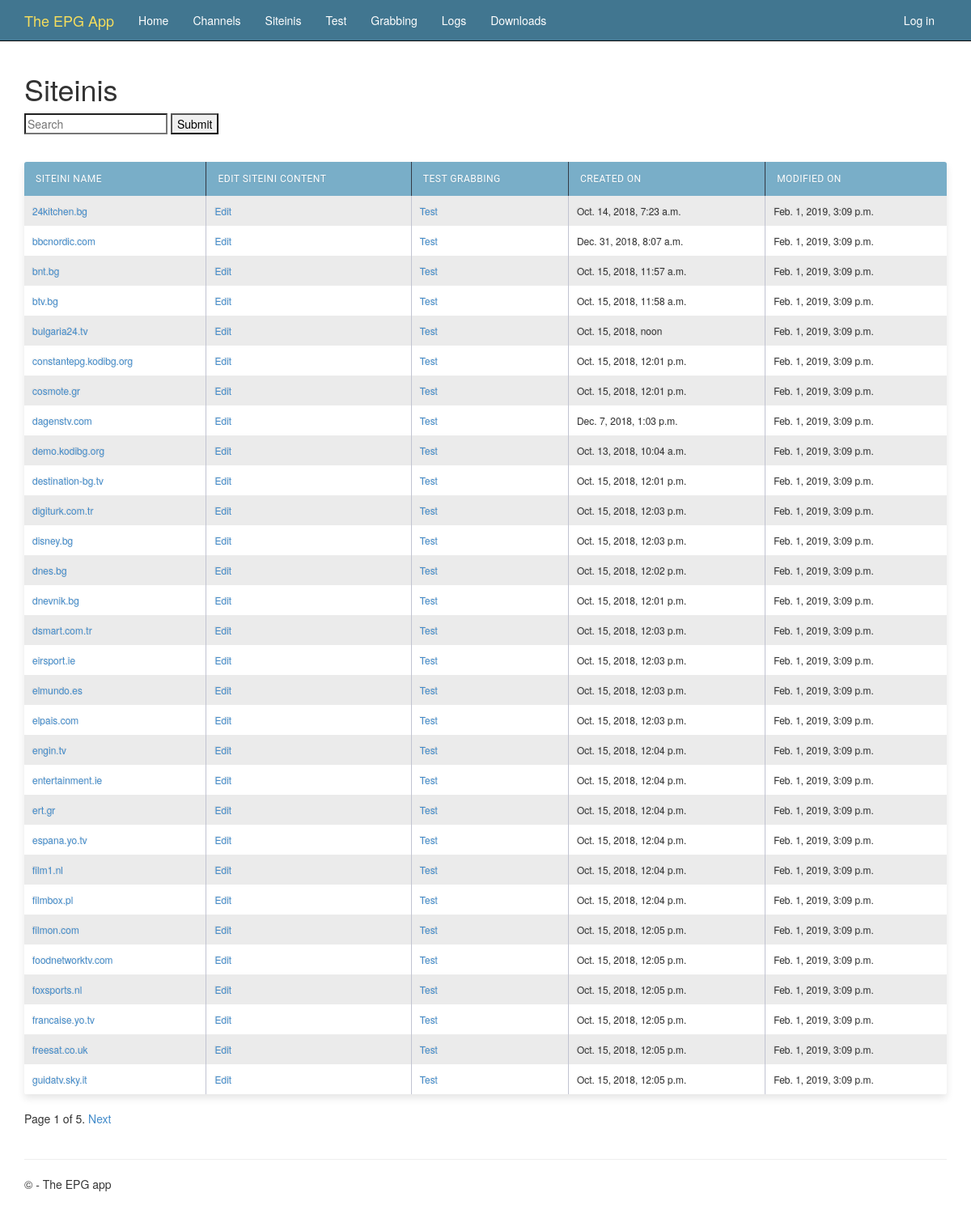
/siteinis/, run on the app's committed database.
### epgapp/models.py (models this page shows, shortened)
class Siteini(models.Model):
  import uuid
  name     = models.CharField('Name of siteini file', max_length=32)
  slug     = models.SlugField('Slug', unique=False, default="", help_text='How it appears in URL')
  enabled  = models.BooleanField(default=True)
  content  = models.TextField()
  created  = models.DateTimeField(auto_now_add=True)
  modified = models.DateTimeField(auto_now=True)
  def get_absolute_url(self):
    return reverse('siteini-detail', args=[str(self.slug)])
  class Meta:
    ordering = ['name']
    verbose_name_plural = '       Siteinis'

### epgapp/views.py (the view)
# urls.py: url(r'^siteinis/$', epgapp.views.SiteiniListView.as_view(), name='siteini-list'),
class SiteiniListView(ListView):
    model = Siteini
    paginate_by = 30
    def get_context_data(self, **kwargs):
        context = super().get_context_data(**kwargs)
        context['now'] = timezone.now()
        return context
    def get_queryset(self):
      result = super(SiteiniListView, self).get_queryset()
      q = self.request.GET.get('q')
      if q:
        result = result.filter(name__icontains=q)
      return result

### epgapp/templates/epgapp/siteini_list.html (shortened to what this page needs)
{% extends "layout.html" %}
{% block content %}
<h1>Siteinis</h1>
<form id="searchform" action="{% url 'siteini-list' %}" method="GET" accept-charset="utf-8">
    <input class="searchfield" id="searchbox" name="q" type="text" placeholder="Search">
    <input class="" type="submit" value="Submit"/>
</form>
<br />
<table class="maintable">
    <thead>
        <tr>
            <th>Siteini name</th>
            <th>Edit siteini content</th>
            <th>Test grabbing</th>
            <th>Created on</th>
            <th>Modified on</th>
        </tr>
    </thead>
    <tbody>
    {% for o in object_list %}
        {% if o.enabled %}
        <tr>
            <td><a href="{{ o.get_absolute_url }}">{{ o.name }}</a></td>
            <td><a href="{% url 'admin:epgapp_siteini_change' o.id %}">Edit</a></td>
            <td><a href="{% url 'siteini-test' %}#{{o.name}}">Test</a></td>
            <td>{{ o.created }}</td>
            <td>{{ o.modified }}</td>
        </tr>
        {% endif %}
    {% empty %}
        <tr><td colspan="3">No stats yet.</td></tr>
    {% endfor %}
    </tbody>
</table>
{% if is_paginated %}
    <div class="pagination">
        <span class="page-links">
            <span class="page-current">
                Page {{ page_obj.number }} of {{ page_obj.paginator.num_pages }}.
            </span>
            {% if page_obj.has_next %}
                <a href="{% url 'siteini-list' %}?page={{ page_obj.next_page_number }}">Next</a>
            {% endif %}
        </span>
    </div>
{% endif %}
{% endblock %}

### epgapp/static/content/site.css (style rules this page uses)
body { padding-top: 50px; padding-bottom: 20px; }
input, select, textarea { max-width: 280px; }
table.maintable { width: 100%; background: white; border-radius: 3px; border-collapse: collapse; height: 320px; margin: auto; padding: 5px; box-shadow: 0 5px 10px rgba(0, 0, 0, 0.1); animation: float 5s infinite; }
table.maintable th { font-family: "Roboto","Lucida Grande","DejaVu Sans","Bitstream Vera Sans",Verdana,Arial,sans-serif; color: #fff; background: #79aec8; letter-spacing: 0.5px; border-right: 1px solid #343a45; font-size: 12px; font-weight: 400; padding: 14px; text-transform: uppercase; text-align: left; text-shadow: 0 1px 1px rgba(0, 0, 0, 0.1); vertical-align: middle; }
table.maintable th:first-child { border-top-left-radius: 3px; }
table.maintable th:last-child { border-top-right-radius: 3px; border-right: none; }
tr:first-child { border-top: none; }
tr:last-child { border-bottom: none; }
table.maintable tr:nth-child(odd) td { background: #EBEBEB; }
tr:last-child td:first-child { border-bottom-left-radius: 3px; }
tr:last-child td:last-child { border-bottom-right-radius: 3px; }
td { background: #FFFFFF; padding: 10px; text-align: left; vertical-align: middle; font-weight: 300; font-size: 12px; text-shadow: -1px -1px 1px rgba(0, 0, 0, 0.1); border-right: 1px solid #C1C3D1; }
td:last-child { border-right: 0px; }

### data on the page
Siteini: name "24kitchen.bg", created "Oct. 14, 2018, 7:23 a.m.", modified "Feb. 1, 2019, 3:09 p.m."
Siteini: name "bbcnordic.com", created "Dec. 31, 2018, 8:07 a.m.", modified "Feb. 1, 2019, 3:09 p.m."
Siteini: name "bnt.bg", created "Oct. 15, 2018, 11:57 a.m.", modified "Feb. 1, 2019, 3:09 p.m."
Siteini: name "btv.bg", created "Oct. 15, 2018, 11:58 a.m.", modified "Feb. 1, 2019, 3:09 p.m."
Siteini: name "bulgaria24.tv", created "Oct. 15, 2018, noon", modified "Feb. 1, 2019, 3:09 p.m."
Siteini: name "constantepg.kodibg.org", created "Oct. 15, 2018, 12:01 p.m.", modified "Feb. 1, 2019, 3:09 p.m."
Siteini: name "cosmote.gr", created "Oct. 15, 2018, 12:01 p.m.", modified "Feb. 1, 2019, 3:09 p.m."
Siteini: name "dagenstv.com", created "Dec. 7, 2018, 1:03 p.m.", modified "Feb. 1, 2019, 3:09 p.m."
Siteini: name "demo.kodibg.org", created "Oct. 13, 2018, 10:04 a.m.", modified "Feb. 1, 2019, 3:09 p.m."
Siteini: name "destination-bg.tv", created "Oct. 15, 2018, 12:01 p.m.", modified "Feb. 1, 2019, 3:09 p.m."
Siteini: name "digiturk.com.tr", created "Oct. 15, 2018, 12:03 p.m.", modified "Feb. 1, 2019, 3:09 p.m."
Siteini: name "disney.bg", created "Oct. 15, 2018, 12:03 p.m.", modified "Feb. 1, 2019, 3:09 p.m."
Siteini: name "dnes.bg", created "Oct. 15, 2018, 12:02 p.m.", modified "Feb. 1, 2019, 3:09 p.m."
Siteini: name "dnevnik.bg", created "Oct. 15, 2018, 12:01 p.m.", modified "Feb. 1, 2019, 3:09 p.m."
Siteini: name "dsmart.com.tr", created "Oct. 15, 2018, 12:03 p.m.", modified "Feb. 1, 2019, 3:09 p.m."
Siteini: name "eirsport.ie", created "Oct. 15, 2018, 12:03 p.m.", modified "Feb. 1, 2019, 3:09 p.m."
Siteini: name "elmundo.es", created "Oct. 15, 2018, 12:03 p.m.", modified "Feb. 1, 2019, 3:09 p.m."
Siteini: name "elpais.com", created "Oct. 15, 2018, 12:03 p.m.", modified "Feb. 1, 2019, 3:09 p.m."
Siteini: name "engin.tv", created "Oct. 15, 2018, 12:04 p.m.", modified "Feb. 1, 2019, 3:09 p.m."
Siteini: name "entertainment.ie", created "Oct. 15, 2018, 12:04 p.m.", modified "Feb. 1, 2019, 3:09 p.m."
Siteini: name "ert.gr", created "Oct. 15, 2018, 12:04 p.m.", modified "Feb. 1, 2019, 3:09 p.m."
Siteini: name "espana.yo.tv", created "Oct. 15, 2018, 12:04 p.m.", modified "Feb. 1, 2019, 3:09 p.m."
Siteini: name "film1.nl", created "Oct. 15, 2018, 12:04 p.m.", modified "Feb. 1, 2019, 3:09 p.m."
Siteini: name "filmbox.pl", created "Oct. 15, 2018, 12:04 p.m.", modified "Feb. 1, 2019, 3:09 p.m."
Siteini: name "filmon.com", created "Oct. 15, 2018, 12:05 p.m.", modified "Feb. 1, 2019, 3:09 p.m."
Siteini: name "foodnetworktv.com", created "Oct. 15, 2018, 12:05 p.m.", modified "Feb. 1, 2019, 3:09 p.m."
Siteini: name "foxsports.nl", created "Oct. 15, 2018, 12:05 p.m.", modified "Feb. 1, 2019, 3:09 p.m."
Siteini: name "francaise.yo.tv", created "Oct. 15, 2018, 12:05 p.m.", modified "Feb. 1, 2019, 3:09 p.m."
Siteini: name "freesat.co.uk", created "Oct. 15, 2018, 12:05 p.m.", modified "Feb. 1, 2019, 3:09 p.m."
Siteini: name "guidatv.sky.it", created "Oct. 15, 2018, 12:05 p.m.", modified "Feb. 1, 2019, 3:09 p.m."

### other printed values
{{ page_obj.number }} "1"
{{ page_obj.paginator.num_pages }} "5"
